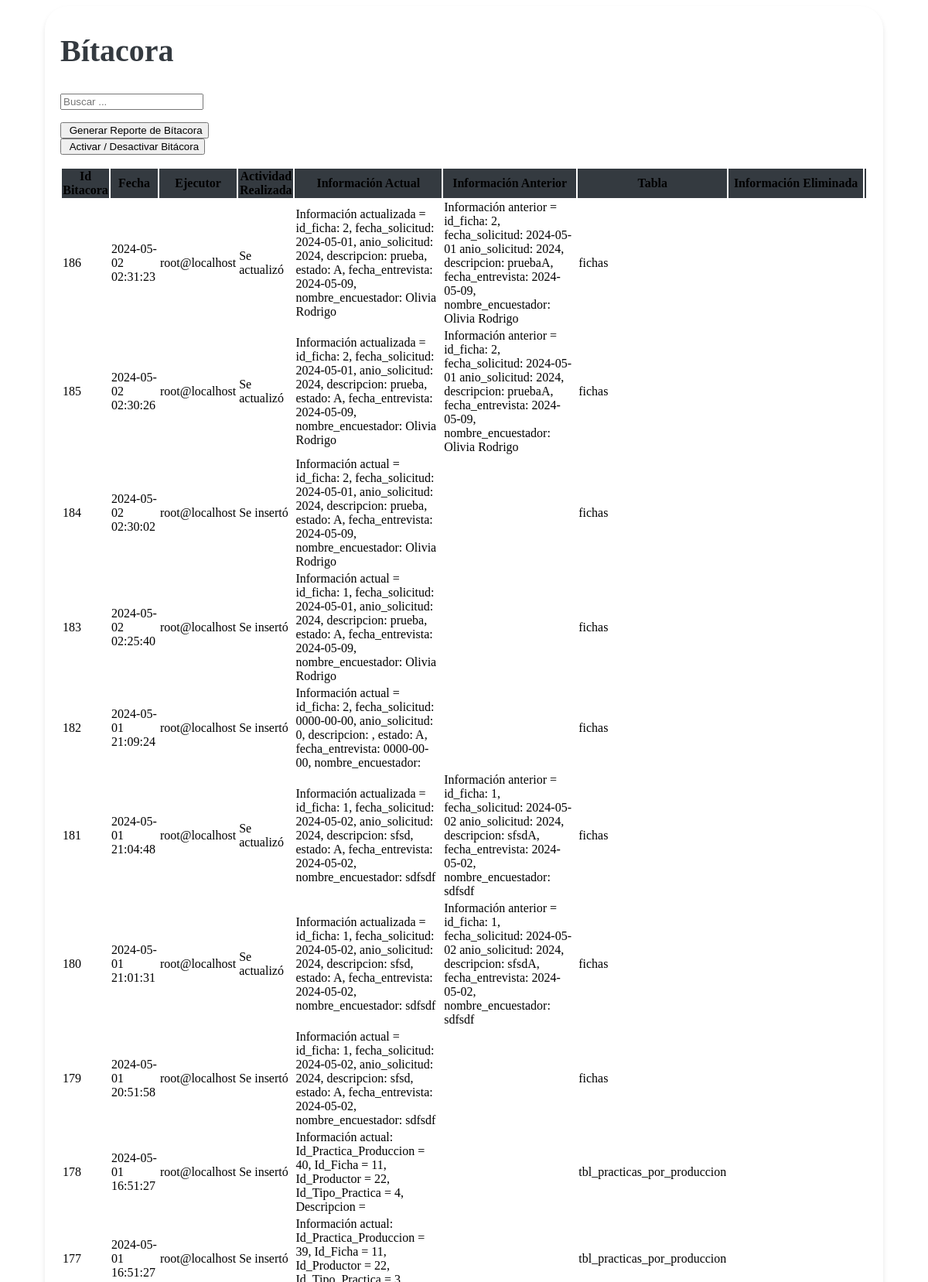
Page /vistas/Bitacora.php (upper part) on the committed database.
### tables this page shows
CREATE TABLE `bitacoras` (
  `id_bitacora` int(11) NOT NULL,
  `fecha` timestamp NOT NULL DEFAULT current_timestamp(),
  `ejecutor` varchar(30) NOT NULL,
  `actividad_realizada` varchar(50) NOT NULL,
  `informacion_actual` varchar(300) DEFAULT NULL,
  `informacion_anterior` varchar(300) DEFAULT NULL,
  `tabla` text DEFAULT NULL,
  `informacion_eliminada` text DEFAULT NULL
);

### vistas/Bitacora.php (the view, shortened to what this page needs)
<link href="https://cdn.jsdelivr.net/npm/bootstrap-icons@1.10.0/font/bootstrap-icons.css" rel="stylesheet">
<link rel="stylesheet" href="assets/css/estilos.css">
<div class="containertable">
    <div class="d-flex justify-content-between align-items-end mb-4">
        <div>
            <h1 class="poppins-font mb-2">Bítacora</h1>
            <br>
        </div>
        <div class="mb-4 border-bottom">
            <form class="d-flex" role="search">
                <div class="input-group">
                    <input class="form-control" id="searchInput" type="search" placeholder="Buscar ..." aria-label="Search">
                </div>
            </form>
        </div>
    </div>
    <div class="container">
        <div class="row">
            <div class="col-sm">
                <button type="button" class="btn btn-success" id="excelButton"><i class="fas fa-file-excel"></i>&nbsp;Generar Reporte de Bítacora</button>
            </div>
            <div class="col-sm">
                <form action="" method="post" id="eliminarTrigger">
                    <button type="submit" class="btn btn-danger" name="tipo" value="Eliminar Triggers"><i class="fas fa-ban"></i>&nbsp;Activar / Desactivar Bitácora</button>
                </form>
            </div>
        </div>
    </div>
    <div class="table-responsive">
<table class="table table-hover">
    <thead class="table-dark text-center" style="background-color: #343A40;">
        <tr>
            <th scope="col">Id Bitacora</th>
            <th scope="col">Fecha</th>
            <th scope="col">Ejecutor</th>
            <th scope="col">Actividad Realizada</th>
            <th scope="col">Información Actual</th>
            <th scope="col">Información Anterior</th>
            <th scope="col">Tabla</th>
            <th scope="col">Información Eliminada</th>
            <th scope="col"></th>
        </tr>
    </thead>
    <tbody class="text-center">
        <?php
        include "../php/conexion_be.php";
        $sql = $conexion->query("SELECT * FROM bitacoras order by id_bitacora desc");
        while ($datos = $sql->fetch_object()) { ?>
            <tr>
                <td><?= $datos->id_bitacora ?></td>
                <td><?= $datos->fecha ?></td>
                <td><?= $datos->ejecutor ?></td>
                <td><?= $datos->actividad_realizada ?></td>
                <td><?= $datos->informacion_actual ?></td>
                <td><?= $datos->informacion_anterior ?></td>
                <td><?= $datos->tabla ?></td>
                <td><?= $datos->informacion_eliminada?></td>
                <td>
                </td>
            </tr>
        <?php }
        ?>
    </tbody>
</table>
</div>
    </div>

### assets/css/estilos.css (style rules this page uses)
.poppins-font { color: var(--heading, #343A40); font-size: 40px; font-style: normal; font-weight: 600; line-height: 21px; }
.containertable { background-color: #fff; padding: 20px; border-radius: 30px; margin-bottom: 20px; margin-left: 50px; margin-right: 50px; box-shadow: 0 4px 6px rgba(0, 0, 0, 0.1); }

### rows in the picture
bitacoras: id_bitacora "186", fecha "2024-05-02 02:31:23", ejecutor "root@localhost", actividad_realizada "Se actualizó", informacion_actual "Información actualizada = id_ficha: 2, fecha_solicitud: 2024-05-01, anio_solicitud: 2024, descripcion: prueba, estado: A, fecha_entrevista: 2024-05-09, nombre_encuestador: Olivia Rodrigo", informacion_anterior "Información anterior = id_ficha: 2, fecha_solicitud: 2024-05-01 anio_solicitud: 2024, descripcion: pruebaA, fecha_entrevista: 2024-05-09, nombre_encuestador: Olivia Rodrigo", tabla "fichas"
bitacoras: id_bitacora "185", fecha "2024-05-02 02:30:26", ejecutor "root@localhost", actividad_realizada "Se actualizó", informacion_actual "Información actualizada = id_ficha: 2, fecha_solicitud: 2024-05-01, anio_solicitud: 2024, descripcion: prueba, estado: A, fecha_entrevista: 2024-05-09, nombre_encuestador: Olivia Rodrigo", informacion_anterior "Información anterior = id_ficha: 2, fecha_solicitud: 2024-05-01 anio_solicitud: 2024, descripcion: pruebaA, fecha_entrevista: 2024-05-09, nombre_encuestador: Olivia Rodrigo", tabla "fichas"
bitacoras: id_bitacora "184", fecha "2024-05-02 02:30:02", ejecutor "root@localhost", actividad_realizada "Se insertó", informacion_actual "Información actual = id_ficha: 2, fecha_solicitud: 2024-05-01, anio_solicitud: 2024, descripcion: prueba, estado: A, fecha_entrevista: 2024-05-09, nombre_encuestador: Olivia Rodrigo", tabla "fichas"
bitacoras: id_bitacora "183", fecha "2024-05-02 02:25:40", ejecutor "root@localhost", actividad_realizada "Se insertó", informacion_actual "Información actual = id_ficha: 1, fecha_solicitud: 2024-05-01, anio_solicitud: 2024, descripcion: prueba, estado: A, fecha_entrevista: 2024-05-09, nombre_encuestador: Olivia Rodrigo", tabla "fichas"
bitacoras: id_bitacora "182", fecha "2024-05-01 21:09:24", ejecutor "root@localhost", actividad_realizada "Se insertó", informacion_actual "Información actual = id_ficha: 2, fecha_solicitud: 0000-00-00, anio_solicitud: 0, descripcion: , estado: A, fecha_entrevista: 0000-00-00, nombre_encuestador:", tabla "fichas"
bitacoras: id_bitacora "181", fecha "2024-05-01 21:04:48", ejecutor "root@localhost", actividad_realizada "Se actualizó", informacion_actual "Información actualizada = id_ficha: 1, fecha_solicitud: 2024-05-02, anio_solicitud: 2024, descripcion: sfsd, estado: A, fecha_entrevista: 2024-05-02, nombre_encuestador: sdfsdf", informacion_anterior "Información anterior = id_ficha: 1, fecha_solicitud: 2024-05-02 anio_solicitud: 2024, descripcion: sfsdA, fecha_entrevista: 2024-05-02, nombre_encuestador: sdfsdf", tabla "fichas"
bitacoras: id_bitacora "180", fecha "2024-05-01 21:01:31", ejecutor "root@localhost", actividad_realizada "Se actualizó", informacion_actual "Información actualizada = id_ficha: 1, fecha_solicitud: 2024-05-02, anio_solicitud: 2024, descripcion: sfsd, estado: A, fecha_entrevista: 2024-05-02, nombre_encuestador: sdfsdf", informacion_anterior "Información anterior = id_ficha: 1, fecha_solicitud: 2024-05-02 anio_solicitud: 2024, descripcion: sfsdA, fecha_entrevista: 2024-05-02, nombre_encuestador: sdfsdf", tabla "fichas"
bitacoras: id_bitacora "179", fecha "2024-05-01 20:51:58", ejecutor "root@localhost", actividad_realizada "Se insertó", informacion_actual "Información actual = id_ficha: 1, fecha_solicitud: 2024-05-02, anio_solicitud: 2024, descripcion: sfsd, estado: A, fecha_entrevista: 2024-05-02, nombre_encuestador: sdfsdf", tabla "fichas"
bitacoras: id_bitacora "178", fecha "2024-05-01 16:51:27", ejecutor "root@localhost", actividad_realizada "Se insertó", informacion_actual "Información actual: Id_Practica_Produccion = 40, Id_Ficha = 11, Id_Productor = 22, Id_Tipo_Practica = 4, Descripcion =", tabla "tbl_practicas_por_produccion"
bitacoras: id_bitacora "177", fecha "2024-05-01 16:51:27", ejecutor "root@localhost", actividad_realizada "Se insertó", tabla "tbl_practicas_por_produccion"
